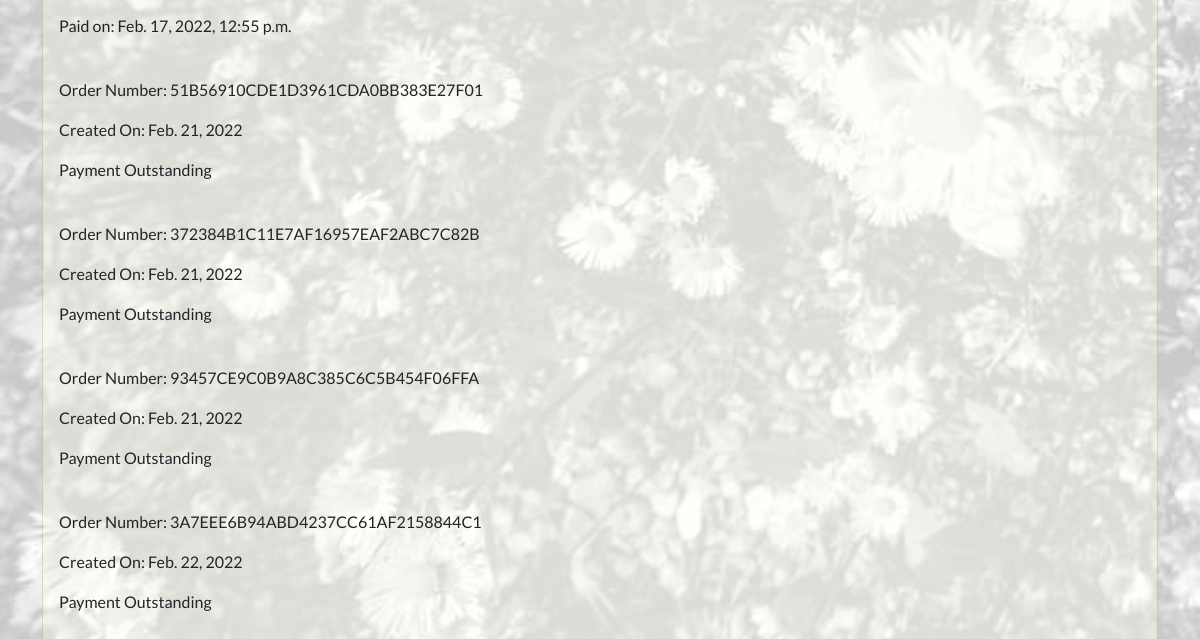
The page /profiles/14/ (signed in, lower part) on the database as committed earlier.
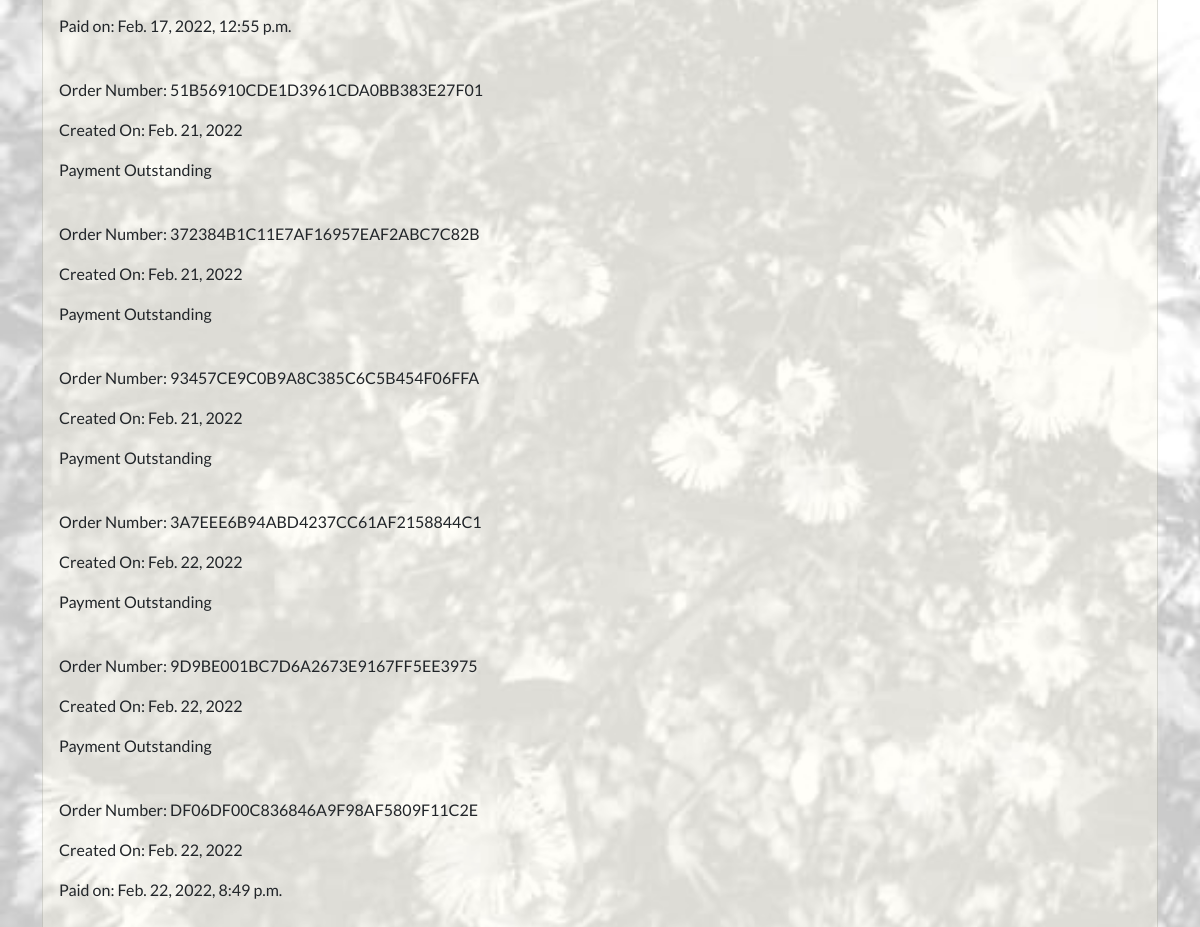
The same page on the database as committed later.
### invoices/models.py (models this page shows, shortened)
class BaseInvoice(models.Model):
    date_created = models.DateField(auto_now_add=True)
    order_number = models.CharField(max_length=100, editable=False)
    full_name = models.CharField(max_length=100, null=True, blank=True)
    email = models.EmailField(null=True, blank=True)
    address1 = models.CharField(max_length=100, null=True, blank=True)
    address2 = models.CharField(max_length=100, null=True, blank=True)
    postcode = models.CharField(max_length=40, null=True, blank=True)
    town_or_city = models.CharField(max_length=40, null=True, blank=True)
    country = models.CharField(max_length=40, null=True, blank=True)
    notes = models.TextField(null=True, blank=True)
    order_amount = models.DecimalField(
        max_digits=12, decimal_places=2, default=0)
    shipping_cost = models.DecimalField(
        max_digits=12, decimal_places=2, default=0)
    order_total = models.DecimalField(
        max_digits=12, decimal_places=2, default=0)
    is_completed = models.BooleanField(default=False)
    paid_on = models.DateTimeField(null=True, blank=True)

class ShopCustomerInvoice(BaseInvoice):
    """
    This invoice is for a single payment related to shop items.
    """

class BaseInvoice(models.Model):
    date_created = models.DateField(auto_now_add=True)
    order_number = models.CharField(max_length=100, editable=False)
    full_name = models.CharField(max_length=100, null=True, blank=True)
    email = models.EmailField(null=True, blank=True)
    address1 = models.CharField(max_length=100, null=True, blank=True)
    address2 = models.CharField(max_length=100, null=True, blank=True)
    postcode = models.CharField(max_length=40, null=True, blank=True)
    town_or_city = models.CharField(max_length=40, null=True, blank=True)
    country = models.CharField(max_length=40, null=True, blank=True)
    notes = models.TextField(null=True, blank=True)
    order_amount = models.DecimalField(
        max_digits=12, decimal_places=2, default=0)
    shipping_cost = models.DecimalField(
        max_digits=12, decimal_places=2, default=0)
    order_total = models.DecimalField(
        max_digits=12, decimal_places=2, default=0)
    is_completed = models.BooleanField(default=False)
    paid_on = models.DateTimeField(null=True, blank=True)

### profiles/views.py (the view)
# urls.py: path('<int:pk>/', views.CustomerProfilePage.as_view(), name='customer_profile'),
class CustomerProfilePage(LoginRequiredMixin, View):
    login_url = "/profiles/login/"
    def get(self, request, *args, **kwargs):
        profile = get_object_or_404(User, pk=request.user.id)
        try:
            customer = Customer.objects.get(username=request.user)
        except Customer.DoesNotExist:
            customer = StaffMember.objects.get(username=request.user)
        shop_invoices = None
        shop_invoices = ShopCustomerInvoice.objects.filter(
            email=customer.email)
        workshop_tickets = ServiceTicket.objects.filter(
            customer_id=customer.id)
        context = {
            'profile': profile,
            'customer': customer,
            'shop_invoices': shop_invoices,
            'workshop_tickets': workshop_tickets
        }
        return render(request, 'registration/customer_profile.html', context)

### invoices/contexts.py (called while the page is built, shortened)
def shopping_cart(request):
    template_cart = []
    products_count = 0
    order_amount = 0
    shipping = 0
    cart = request.session.get('cart', {})
    for item in enumerate(template_cart):
        products_count += 1
    order_total = order_amount + shipping
    stripe_total = round(order_total * 100)
    context = {
        'template_cart': template_cart,
        'products_count': products_count,
        'order_amount': order_amount,
        'shipping': shipping,
        'order_total': order_total,
        'stripe_total': stripe_total,
    }
    return context

### profiles/templatetags/user_in_group_tag.py (called while the page is built)
@register.filter(name='has_group')
def has_group(user, group_name):
    try:
        group = Group.objects.get(name=group_name)
    except Group.DoesNotExist:
        return False
    return group in user.groups.all()

### templates/registration/customer_profile.html (shortened to what this page needs)
{% extends 'base.html' %}
{% load static %}
{% block extra_css %}
<link rel="stylesheet" href="{% static 'css/daisy_bg_image_trans.css' %}">
{% endblock %}
{% block content %}
<div class="card">
    <br><br>
    {% if shop_invoices %}
    {% for invoice in shop_invoices %}
    <p>Order Number: {{ invoice.order_number }}</p>
    <p>Created On: {{ invoice.date_created }}</p>
    {% if invoice.paid_on %}
    <p>Paid on: {{ invoice.paid_on }}</p>
    {% else %}
    <p>Payment Outstanding</p>
    {% endif %}
    <br>
    {% endfor %}
    {% endif %}
</div>
{% endblock %}

Rows that differ between the two databases and show on the page:
added ShopCustomerInvoice: order_number "9D9BE001BC7D6A2673E9167FF5EE3975", date_created "Feb. 22, 2022", shows "Payment Outstanding"
added ShopCustomerInvoice: order_number "DF06DF00C836846A9F98AF5809F11C2E", date_created "Feb. 22, 2022", paid_on "Feb. 22, 2022, 8:49 p.m."
